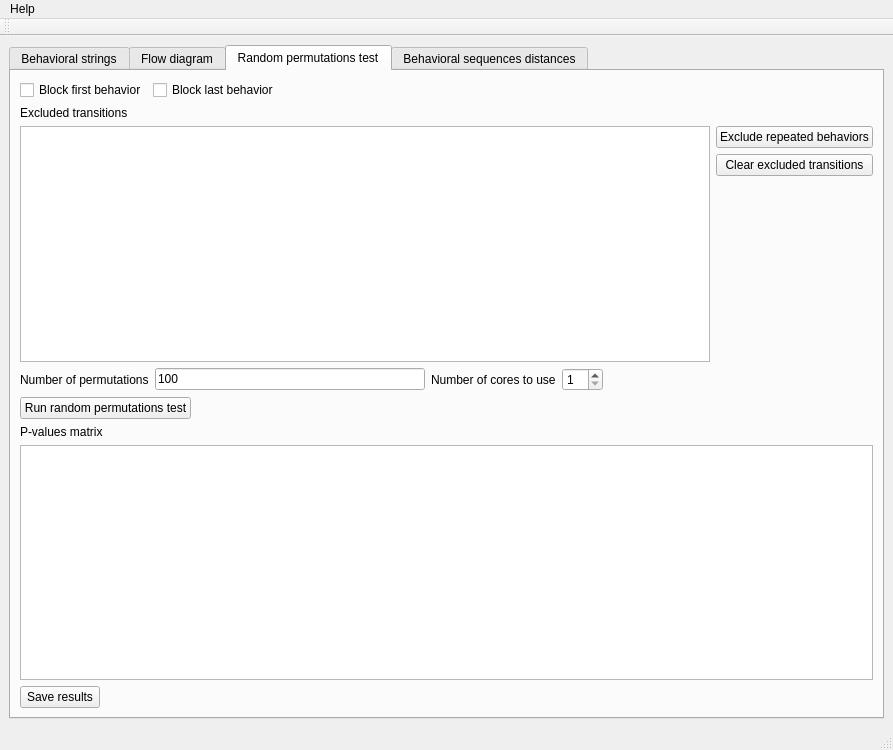
<?xml version="1.0" encoding="UTF-8"?>
<ui version="4.0">
 <class>MainWindow</class>
 <widget class="QMainWindow" name="MainWindow">
  <property name="geometry">
   <rect>
    <x>0</x>
    <y>0</y>
    <width>893</width>
    <height>750</height>
   </rect>
  </property>
  <property name="windowTitle">
   <string>Bed intersection</string>
  </property>
  <widget class="QWidget" name="centralwidget">
   <layout class="QVBoxLayout" name="verticalLayout_2">
    <item>
     <widget class="QTabWidget" name="tabWidget">
      <property name="currentIndex">
       <number>2</number>
      </property>
      <widget class="QWidget" name="tab_strings">
       <attribute name="title">
        <string>Behavioral strings</string>
       </attribute>
       <layout class="QVBoxLayout" name="verticalLayout_7">
        <item>
         <widget class="QLabel" name="label_2">
          <property name="text">
           <string>&lt;b&gt;Behavioral strings&lt;/b&gt;</string>
          </property>
         </widget>
        </item>
        <item>
         <layout class="QHBoxLayout" name="horizontalLayout_19">
          <item>
           <widget class="QPlainTextEdit" name="pte_behav_strings">
            <property name="font">
             <font>
              <family>Monospace</family>
             </font>
            </property>
           </widget>
          </item>
          <item>
           <layout class="QVBoxLayout" name="verticalLayout_3">
            <item>
             <widget class="QPushButton" name="pb_clear_behavioral_strings">
              <property name="text">
               <string>Clear strings</string>
              </property>
             </widget>
            </item>
            <item>
             <spacer name="verticalSpacer_4">
              <property name="orientation">
               <enum>Qt::Vertical</enum>
              </property>
              <property name="sizeHint" stdset="0">
               <size>
                <width>20</width>
                <height>40</height>
               </size>
              </property>
             </spacer>
            </item>
           </layout>
          </item>
         </layout>
        </item>
        <item>
         <layout class="QHBoxLayout" name="horizontalLayout_16">
          <item>
           <widget class="QLabel" name="label_17">
            <property name="text">
             <string>Behaviors separator</string>
            </property>
           </widget>
          </item>
          <item>
           <widget class="QLineEdit" name="le_behaviors_separator"/>
          </item>
         </layout>
        </item>
        <item>
         <layout class="QHBoxLayout" name="horizontalLayout">
          <item>
           <widget class="QLineEdit" name="leStringsFileName">
            <property name="enabled">
             <bool>false</bool>
            </property>
            <property name="text">
             <string/>
            </property>
            <property name="readOnly">
             <bool>true</bool>
            </property>
           </widget>
          </item>
          <item>
           <widget class="QPushButton" name="pb_select_behav_strings_file">
            <property name="text">
             <string>Load strings from file</string>
            </property>
           </widget>
          </item>
         </layout>
        </item>
        <item>
         <widget class="QCheckBox" name="cb_remove_repeated_behaviors">
          <property name="text">
           <string>Remove repeated behaviors</string>
          </property>
         </widget>
        </item>
        <item>
         <widget class="QLabel" name="label_4">
          <property name="text">
           <string>&lt;html&gt;&lt;head/&gt;&lt;body&gt;&lt;p&gt;&lt;span style=&quot; font-weight:600;&quot;&gt;Descriptive statistics&lt;/span&gt;&lt;/p&gt;&lt;/body&gt;&lt;/html&gt;</string>
          </property>
         </widget>
        </item>
        <item>
         <layout class="QHBoxLayout" name="horizontalLayout_5">
          <item>
           <widget class="QPushButton" name="pb_statistics">
            <property name="text">
             <string>Generate statistics</string>
            </property>
           </widget>
          </item>
          <item>
           <widget class="QPushButton" name="pb_save_observed_matrix">
            <property name="text">
             <string>Transition matrix</string>
            </property>
           </widget>
          </item>
          <item>
           <spacer name="horizontalSpacer">
            <property name="orientation">
             <enum>Qt::Horizontal</enum>
            </property>
            <property name="sizeHint" stdset="0">
             <size>
              <width>40</width>
              <height>20</height>
             </size>
            </property>
           </spacer>
          </item>
         </layout>
        </item>
        <item>
         <widget class="QLabel" name="label_13">
          <property name="text">
           <string>Results</string>
          </property>
         </widget>
        </item>
        <item>
         <widget class="QPlainTextEdit" name="pte_statistics">
          <property name="font">
           <font>
            <family>Monospace</family>
           </font>
          </property>
          <property name="readOnly">
           <bool>true</bool>
          </property>
         </widget>
        </item>
        <item>
         <layout class="QHBoxLayout" name="horizontalLayout_12">
          <item>
           <widget class="QPushButton" name="pb_save_stats_results">
            <property name="text">
             <string>Save results</string>
            </property>
           </widget>
          </item>
          <item>
           <spacer name="horizontalSpacer_8">
            <property name="orientation">
             <enum>Qt::Horizontal</enum>
            </property>
            <property name="sizeHint" stdset="0">
             <size>
              <width>40</width>
              <height>20</height>
             </size>
            </property>
           </spacer>
          </item>
         </layout>
        </item>
       </layout>
       <zorder>label_4</zorder>
       <zorder>label_13</zorder>
       <zorder>pte_statistics</zorder>
       <zorder>label_2</zorder>
       <zorder>cb_remove_repeated_behaviors</zorder>
      </widget>
      <widget class="QWidget" name="tab_flow_diagram">
       <attribute name="title">
        <string>Flow diagram</string>
       </attribute>
       <layout class="QVBoxLayout" name="verticalLayout_13">
        <item>
         <widget class="QSplitter" name="vertical_splitter">
          <property name="orientation">
           <enum>Qt::Vertical</enum>
          </property>
          <widget class="QWidget" name="">
           <layout class="QVBoxLayout" name="verticalLayout_8">
            <item>
             <layout class="QHBoxLayout" name="horizontalLayout_23">
              <item>
               <widget class="QLabel" name="label_8">
                <property name="text">
                 <string>Set cut-off</string>
                </property>
                <property name="alignment">
                 <set>Qt::AlignLeading|Qt::AlignLeft|Qt::AlignTop</set>
                </property>
               </widget>
              </item>
              <item>
               <layout class="QVBoxLayout" name="verticalLayout_5">
                <item>
                 <layout class="QHBoxLayout" name="horizontalLayout_10">
                  <item>
                   <widget class="QRadioButton" name="rb_percent_after_behav">
                    <property name="text">
                     <string>% of transitions after behavior</string>
                    </property>
                    <property name="checked">
                     <bool>true</bool>
                    </property>
                   </widget>
                  </item>
                  <item>
                   <layout class="QHBoxLayout" name="horizontalLayout_4">
                    <item>
                     <widget class="QDoubleSpinBox" name="sb_cutoff_transition_after_behav"/>
                    </item>
                    <item>
                     <widget class="QLabel" name="label_11">
                      <property name="text">
                       <string>%</string>
                      </property>
                     </widget>
                    </item>
                   </layout>
                  </item>
                  <item>
                   <spacer name="horizontalSpacer_9">
                    <property name="orientation">
                     <enum>Qt::Horizontal</enum>
                    </property>
                    <property name="sizeHint" stdset="0">
                     <size>
                      <width>40</width>
                      <height>20</height>
                     </size>
                    </property>
                   </spacer>
                  </item>
                 </layout>
                </item>
                <item>
                 <layout class="QHBoxLayout" name="horizontalLayout_18">
                  <item>
                   <widget class="QRadioButton" name="rb_percent_total_transitions">
                    <property name="text">
                     <string>% of total transitions</string>
                    </property>
                   </widget>
                  </item>
                  <item>
                   <layout class="QHBoxLayout" name="horizontalLayout_8">
                    <item>
                     <widget class="QDoubleSpinBox" name="sb_cutoff_total_transition"/>
                    </item>
                    <item>
                     <widget class="QLabel" name="label_12">
                      <property name="text">
                       <string>%</string>
                      </property>
                     </widget>
                    </item>
                    <item>
                     <spacer name="horizontalSpacer_13">
                      <property name="orientation">
                       <enum>Qt::Horizontal</enum>
                      </property>
                      <property name="sizeHint" stdset="0">
                       <size>
                        <width>40</width>
                        <height>20</height>
                       </size>
                      </property>
                     </spacer>
                    </item>
                   </layout>
                  </item>
                 </layout>
                </item>
               </layout>
              </item>
             </layout>
            </item>
            <item>
             <layout class="QHBoxLayout" name="horizontalLayout_9">
              <item>
               <layout class="QHBoxLayout" name="horizontalLayout_17">
                <item>
                 <widget class="QLabel" name="label_18">
                  <property name="text">
                   <string>Decimals in edges labels</string>
                  </property>
                 </widget>
                </item>
                <item>
                 <widget class="QSpinBox" name="sb_decimals">
                  <property name="maximum">
                   <number>6</number>
                  </property>
                  <property name="value">
                   <number>3</number>
                  </property>
                 </widget>
                </item>
               </layout>
              </item>
              <item>
               <widget class="QCheckBox" name="cb_plot_significativity">
                <property name="text">
                 <string>Add significativity to edges (perform the permutations test before)</string>
                </property>
               </widget>
              </item>
              <item>
               <spacer name="horizontalSpacer_11">
                <property name="orientation">
                 <enum>Qt::Horizontal</enum>
                </property>
                <property name="sizeHint" stdset="0">
                 <size>
                  <width>40</width>
                  <height>20</height>
                 </size>
                </property>
               </spacer>
              </item>
             </layout>
            </item>
            <item>
             <layout class="QHBoxLayout" name="horizontalLayout_14">
              <item>
               <widget class="QLabel" name="label_16">
                <property name="text">
                 <string>Path to dot program (leave empty if dot is on the path)</string>
                </property>
               </widget>
              </item>
              <item>
               <widget class="QLineEdit" name="le_dot_path"/>
              </item>
              <item>
               <widget class="QPushButton" name="pb_browse_dot_path">
                <property name="text">
                 <string>Browse</string>
                </property>
               </widget>
              </item>
              <item>
               <spacer name="horizontalSpacer_7">
                <property name="orientation">
                 <enum>Qt::Horizontal</enum>
                </property>
                <property name="sizeHint" stdset="0">
                 <size>
                  <width>40</width>
                  <height>20</height>
                 </size>
                </property>
               </spacer>
              </item>
             </layout>
            </item>
            <item>
             <layout class="QHBoxLayout" name="horizontalLayout_6">
              <item>
               <widget class="QPushButton" name="pb_graphviz_script">
                <property name="text">
                 <string>Generate GraphViz script</string>
                </property>
               </widget>
              </item>
              <item>
               <spacer name="horizontalSpacer_2">
                <property name="orientation">
                 <enum>Qt::Horizontal</enum>
                </property>
                <property name="sizeHint" stdset="0">
                 <size>
                  <width>40</width>
                  <height>20</height>
                 </size>
                </property>
               </spacer>
              </item>
             </layout>
            </item>
           </layout>
          </widget>
          <widget class="QSplitter" name="horizontal_splitter">
           <property name="orientation">
            <enum>Qt::Horizontal</enum>
           </property>
           <property name="childrenCollapsible">
            <bool>true</bool>
           </property>
           <widget class="QWidget" name="layoutWidget">
            <layout class="QVBoxLayout" name="verticalLayout_4">
             <item>
              <widget class="QLabel" name="label_14">
               <property name="text">
                <string>GraphViz script</string>
               </property>
              </widget>
             </item>
             <item>
              <widget class="QPlainTextEdit" name="pte_gv">
               <property name="font">
                <font>
                 <family>Monospace</family>
                </font>
               </property>
              </widget>
             </item>
             <item>
              <layout class="QHBoxLayout" name="horizontalLayout_13">
               <item>
                <widget class="QPushButton" name="pb_save_gv">
                 <property name="text">
                  <string>Save script</string>
                 </property>
                </widget>
               </item>
               <item>
                <widget class="QPushButton" name="pb_flow_diagram">
                 <property name="text">
                  <string>Generate flow diagram</string>
                 </property>
                </widget>
               </item>
               <item>
                <widget class="QPushButton" name="pb_clear_diagram">
                 <property name="text">
                  <string>Clear diagram</string>
                 </property>
                </widget>
               </item>
               <item>
                <widget class="QPushButton" name="pb_save_png">
                 <property name="text">
                  <string>Save diagram as PNG</string>
                 </property>
                </widget>
               </item>
               <item>
                <widget class="QPushButton" name="pb_save_svg">
                 <property name="text">
                  <string>Save diagram as SVG</string>
                 </property>
                </widget>
               </item>
               <item>
                <spacer name="horizontalSpacer_12">
                 <property name="orientation">
                  <enum>Qt::Horizontal</enum>
                 </property>
                 <property name="sizeHint" stdset="0">
                  <size>
                   <width>40</width>
                   <height>20</height>
                  </size>
                 </property>
                </spacer>
               </item>
              </layout>
             </item>
            </layout>
           </widget>
           <widget class="QLabel" name="lb_flow_chart">
            <property name="minimumSize">
             <size>
              <width>0</width>
              <height>100</height>
             </size>
            </property>
            <property name="text">
             <string/>
            </property>
           </widget>
          </widget>
         </widget>
        </item>
       </layout>
      </widget>
      <widget class="QWidget" name="tab_randomization">
       <attribute name="title">
        <string>Random permutations test</string>
       </attribute>
       <layout class="QVBoxLayout" name="verticalLayout_6">
        <item>
         <layout class="QHBoxLayout" name="horizontalLayout_2">
          <item>
           <widget class="QCheckBox" name="cb_block_first_behavior">
            <property name="text">
             <string>Block first behavior</string>
            </property>
           </widget>
          </item>
          <item>
           <widget class="QCheckBox" name="cb_block_last_behavior">
            <property name="text">
             <string>Block last behavior</string>
            </property>
           </widget>
          </item>
          <item>
           <spacer name="horizontalSpacer_6">
            <property name="orientation">
             <enum>Qt::Horizontal</enum>
            </property>
            <property name="sizeHint" stdset="0">
             <size>
              <width>40</width>
              <height>20</height>
             </size>
            </property>
           </spacer>
          </item>
         </layout>
        </item>
        <item>
         <widget class="QLabel" name="label_7">
          <property name="text">
           <string>Excluded transitions</string>
          </property>
         </widget>
        </item>
        <item>
         <layout class="QHBoxLayout" name="horizontalLayout_15">
          <item>
           <widget class="QPlainTextEdit" name="pte_excluded_transitions">
            <property name="font">
             <font>
              <family>Monospace</family>
             </font>
            </property>
           </widget>
          </item>
          <item>
           <layout class="QVBoxLayout" name="verticalLayout">
            <item>
             <widget class="QPushButton" name="pb_exclude_repetition">
              <property name="text">
               <string>Exclude repeated behaviors</string>
              </property>
             </widget>
            </item>
            <item>
             <widget class="QPushButton" name="pb_clear_excluded_transitions">
              <property name="text">
               <string>Clear excluded transitions</string>
              </property>
             </widget>
            </item>
            <item>
             <spacer name="verticalSpacer_2">
              <property name="orientation">
               <enum>Qt::Vertical</enum>
              </property>
              <property name="sizeHint" stdset="0">
               <size>
                <width>20</width>
                <height>40</height>
               </size>
              </property>
             </spacer>
            </item>
           </layout>
          </item>
         </layout>
        </item>
        <item>
         <layout class="QHBoxLayout" name="horizontalLayout_3">
          <item>
           <widget class="QLabel" name="label">
            <property name="text">
             <string>Number of permutations</string>
            </property>
           </widget>
          </item>
          <item>
           <widget class="QLineEdit" name="leNumberRandomizations">
            <property name="text">
             <string>100</string>
            </property>
           </widget>
          </item>
          <item>
           <widget class="QLabel" name="label_3">
            <property name="text">
             <string>Number of cores to use</string>
            </property>
           </widget>
          </item>
          <item>
           <widget class="QSpinBox" name="sb_nb_cores">
            <property name="minimum">
             <number>1</number>
            </property>
           </widget>
          </item>
          <item>
           <spacer name="horizontalSpacer_4">
            <property name="orientation">
             <enum>Qt::Horizontal</enum>
            </property>
            <property name="sizeHint" stdset="0">
             <size>
              <width>40</width>
              <height>20</height>
             </size>
            </property>
           </spacer>
          </item>
         </layout>
        </item>
        <item>
         <layout class="QHBoxLayout" name="horizontalLayout_7">
          <item>
           <widget class="QPushButton" name="pb_run_permutations_test">
            <property name="text">
             <string>Run random permutations test</string>
            </property>
           </widget>
          </item>
          <item>
           <spacer name="horizontalSpacer_3">
            <property name="orientation">
             <enum>Qt::Horizontal</enum>
            </property>
            <property name="sizeHint" stdset="0">
             <size>
              <width>40</width>
              <height>20</height>
             </size>
            </property>
           </spacer>
          </item>
         </layout>
        </item>
        <item>
         <widget class="QLabel" name="label_15">
          <property name="text">
           <string>P-values matrix</string>
          </property>
         </widget>
        </item>
        <item>
         <widget class="QPlainTextEdit" name="pte_random">
          <property name="font">
           <font>
            <family>Monospace</family>
           </font>
          </property>
          <property name="readOnly">
           <bool>true</bool>
          </property>
         </widget>
        </item>
        <item>
         <layout class="QHBoxLayout" name="horizontalLayout_11">
          <item>
           <widget class="QPushButton" name="pb_save_random">
            <property name="text">
             <string>Save results</string>
            </property>
           </widget>
          </item>
          <item>
           <spacer name="horizontalSpacer_10">
            <property name="orientation">
             <enum>Qt::Horizontal</enum>
            </property>
            <property name="sizeHint" stdset="0">
             <size>
              <width>40</width>
              <height>20</height>
             </size>
            </property>
           </spacer>
          </item>
         </layout>
        </item>
       </layout>
      </widget>
      <widget class="QWidget" name="tab">
       <attribute name="title">
        <string>Behavioral sequences distances</string>
       </attribute>
       <layout class="QVBoxLayout" name="verticalLayout_12">
        <item>
         <widget class="QSplitter" name="splitter">
          <property name="orientation">
           <enum>Qt::Vertical</enum>
          </property>
          <widget class="QWidget" name="layoutWidget">
           <layout class="QVBoxLayout" name="verticalLayout_9">
            <item>
             <widget class="QLabel" name="label_5">
              <property name="text">
               <string>Behavioral sequences</string>
              </property>
             </widget>
            </item>
            <item>
             <widget class="QPlainTextEdit" name="pte_seq"/>
            </item>
           </layout>
          </widget>
          <widget class="QWidget" name="layoutWidget">
           <layout class="QVBoxLayout" name="verticalLayout_10">
            <item>
             <widget class="QLabel" name="label_6">
              <property name="text">
               <string>Behavioral sequence 2</string>
              </property>
             </widget>
            </item>
            <item>
             <widget class="QPlainTextEdit" name="pte_seq2"/>
            </item>
           </layout>
          </widget>
         </widget>
        </item>
        <item>
         <layout class="QHBoxLayout" name="horizontalLayout_20">
          <item>
           <widget class="QLabel" name="label_20">
            <property name="text">
             <string>Behaviors separator</string>
            </property>
           </widget>
          </item>
          <item>
           <widget class="QLineEdit" name="le_behaviors_separator_distance"/>
          </item>
         </layout>
        </item>
        <item>
         <layout class="QHBoxLayout" name="horizontalLayout_21">
          <item>
           <widget class="QPushButton" name="pb_levenshtein">
            <property name="text">
             <string>Levenshtein distance</string>
            </property>
           </widget>
          </item>
          <item>
           <widget class="QPushButton" name="pb_needleman_wunsch">
            <property name="text">
             <string>Needleman-Wunsch identity</string>
            </property>
           </widget>
          </item>
          <item>
           <spacer name="horizontalSpacer_5">
            <property name="orientation">
             <enum>Qt::Horizontal</enum>
            </property>
            <property name="sizeHint" stdset="0">
             <size>
              <width>40</width>
              <height>20</height>
             </size>
            </property>
           </spacer>
          </item>
         </layout>
        </item>
        <item>
         <layout class="QHBoxLayout" name="horizontalLayout_22">
          <item>
           <layout class="QVBoxLayout" name="verticalLayout_11">
            <item>
             <widget class="QLabel" name="label_19">
              <property name="text">
               <string>Results</string>
              </property>
             </widget>
            </item>
            <item>
             <spacer name="verticalSpacer">
              <property name="orientation">
               <enum>Qt::Vertical</enum>
              </property>
              <property name="sizeHint" stdset="0">
               <size>
                <width>20</width>
                <height>40</height>
               </size>
              </property>
             </spacer>
            </item>
           </layout>
          </item>
          <item>
           <widget class="QPlainTextEdit" name="pte_distances_results"/>
          </item>
         </layout>
        </item>
       </layout>
      </widget>
     </widget>
    </item>
   </layout>
  </widget>
  <widget class="QMenuBar" name="menubar">
   <property name="geometry">
    <rect>
     <x>0</x>
     <y>0</y>
     <width>893</width>
     <height>22</height>
    </rect>
   </property>
   <widget class="QMenu" name="menuHelp">
    <property name="title">
     <string>Help</string>
    </property>
    <addaction name="actionAbout"/>
   </widget>
   <addaction name="menuHelp"/>
  </widget>
  <widget class="QStatusBar" name="statusbar"/>
  <widget class="QToolBar" name="toolBar">
   <property name="windowTitle">
    <string>toolBar</string>
   </property>
   <attribute name="toolBarArea">
    <enum>TopToolBarArea</enum>
   </attribute>
   <attribute name="toolBarBreak">
    <bool>false</bool>
   </attribute>
  </widget>
  <action name="actionDocumentation">
   <property name="text">
    <string>Documentation</string>
   </property>
  </action>
  <action name="actionAbout">
   <property name="text">
    <string>About</string>
   </property>
  </action>
 </widget>
 <resources/>
 <connections/>
</ui>
